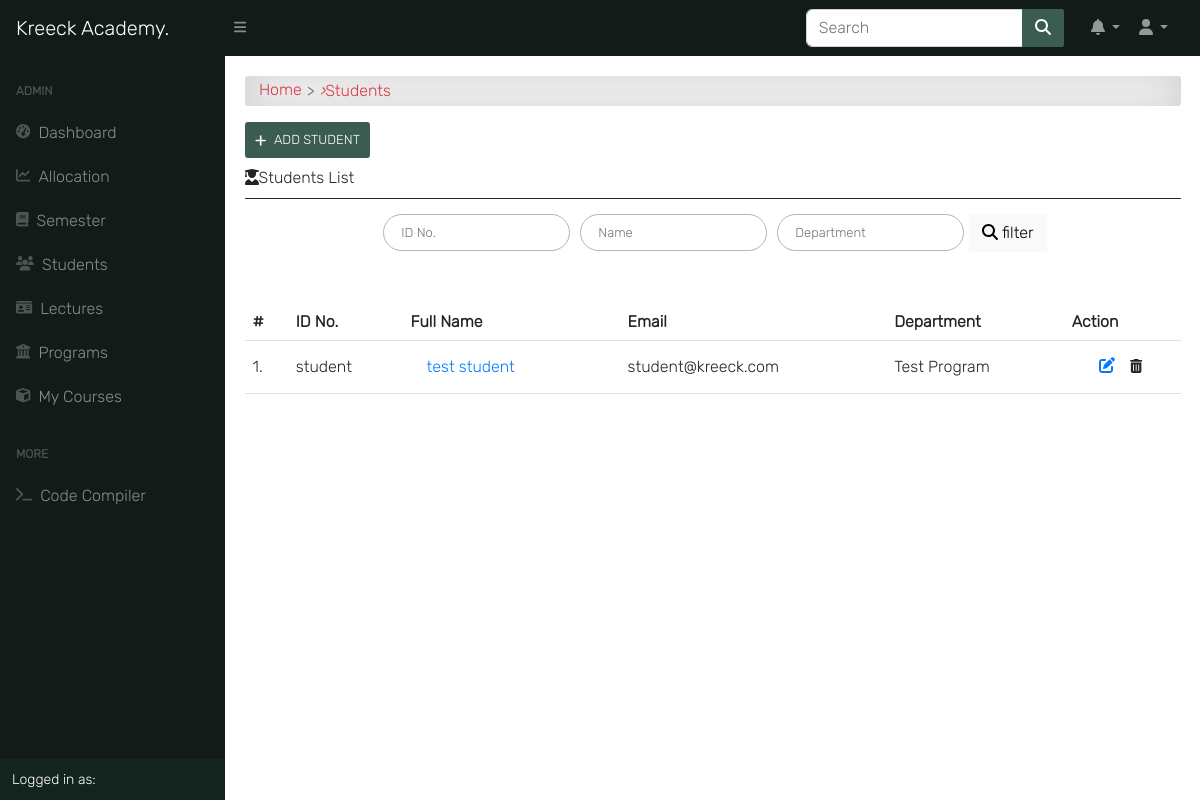
Page /auth/students/ (signed in) on the committed database.
### accounts/models.py (models this page shows, shortened)
class Student(models.Model):
    student = models.OneToOneField(User, on_delete=models.CASCADE)
    level = models.CharField(max_length=25, choices=LEVEL, null=True)
    department = models.ForeignKey(Program, on_delete=models.CASCADE, null=True)
    objects = StudentManager()

class User(AbstractUser):
    is_student = models.BooleanField(default=False)
    is_lecturer = models.BooleanField(default=False)
    is_parent = models.BooleanField(default=False)
    is_dep_head = models.BooleanField(default=False)
    phone = models.CharField(max_length=60, blank=True, null=True)
    address = models.CharField(max_length=60, blank=True, null=True)
    picture = models.ImageField(upload_to='profile_pictures/%y/%m/%d/', default='default.png', null=True)
    email = models.EmailField(blank=True, null=True)
    username_validator = ASCIIUsernameValidator()
    objects = UserManager()
    @property
    def get_full_name(self):
        full_name = self.username
        if self.first_name and self.last_name:
            full_name = self.first_name + " " + self.last_name
        return full_name

### course/models.py (models this page shows, shortened)
class Program(models.Model):
    title = models.CharField(max_length=150, unique=True)
    summary = models.TextField(null=True, blank=True)
    objects = ProgramManager()
    def __str__(self):
        return self.title

### accounts/views.py (the view)
# urls.py: path('students/', StudentListView.as_view(), name='student_list'),
@method_decorator([login_required, admin_required], name='dispatch')
class StudentListView(ListView):
    template_name = "accounts/student_list.html"
    paginate_by = 10  # if pagination is desired
    def get_queryset(self):
        queryset = Student.objects.all()
        query = self.request.GET.get('student_id')
        if query is not None:
            queryset = queryset.filter(Q(department=query))
        return queryset
    def get_context_data(self, **kwargs):
        context = super().get_context_data(**kwargs)
        context['title'] = "Students | Kreeck Academy"
        return context

### templates/accounts/student_list.html (shortened to what this page needs)
{% extends 'base.html' %}
{% block content %}
<div id="input-nav"><a href="{% url 'home' %}" class="primary1">Home</a> <i>&rsaquo;</i> Students</div>
{% if request.user.is_superuser %}
<a class="add-button" href="{% url 'add_student' %}"><i class="fas fa-plus"></i>Add Student</a>
{% endif %}
<div class="title"><i class="fas fa-user-graduate"></i>Students List</div>
<div class="title-line"></div>
<div class="content-center">
    <form class="search-form" action="" method="GET">
        <input class="au-input" type="text" id="student_id" name="student_id" placeholder="ID No." value="{{ request.GET.student_id }}"/>
        <input class="au-input" type="text" name="name" placeholder="Name" value="{{ request.GET.name }}"/>
        <input class="au-input" type="text" name="department" placeholder="Department" value="{{ request.GET.department }}"/>
        <button class="btn btn-light" type="submit">
            <i class="fas fa-search"></i> filter
        </button>
    </form>
</div>
<div class="table-responsive table-shadow table-light table-striped m-0 mt-5">
    <table class="table">
        <thead>
            <tr>
                <th>#</th>
                <th> ID No. </th>
                <th> Full Name </th>
                <th> Email </th>
                <th> Department </th>
                {% if request.user.is_superuser %}
                <th> Action </th>
                {% endif %}
            </tr>
        </thead>
        <tbody>
            {% for student in object_list %}
            <tr>
                <td> {{ forloop.counter }}.</td>
                <td>{{ student.student.username }} </td>
                <td><a href="{% url 'profile_single' student.student.id %}">{{ student.student.get_full_name }}</a></td>
                <td>{{ student.student.email }} </td>
                <td>{{ student.department }}</td>
                {% if request.user.is_superuser %}
                <td>
                    <div class="update-delete">
                        <a href="{% url 'student_edit' student.student.pk %}" class="update" title="Edit"><i class="fas fa-edit"></i></a>
                        <form action="{% url 'student_delete' student.pk %}">{% csrf_token %}
                            <button type="submit" class="btn btn-sm" title="Delete"><i class="fas fa-trash-alt"></i></button>
                        </form>
                    </div>
                </td>
                {% endif %}
            {% endfor %}
        </tbody>
    </table>
</div>
{% endblock content %}

### static/css/all.css (style rules this page uses)
.fa-plus:before { content: "\f067"; }
.fa-user-graduate:before { content: "\f501"; }

### static/css/style.css (style rules this page uses)
*, body { font-family: "Inter", sans-serif; }
body { background-color: #ffffff; }
.btn { border-radius: 2px; }
.table td, .table th { vertical-align: middle; }
.table tbody > tr > td > a { display: -webkit-box; display: -ms-flexbox; display: flex; color: #007bff; padding: 0.5rem 1rem; -webkit-transition: 0.2s; transition: 0.2s; }
.content-center { display: -webkit-box; display: -ms-flexbox; display: flex; -webkit-box-pack: center; -ms-flex-pack: center; justify-content: center; -ms-flex-wrap: wrap; flex-wrap: wrap; max-width: 1500px; }
.search-form { display: -webkit-box; display: -ms-flexbox; display: flex; -ms-flex-wrap: wrap; flex-wrap: wrap; -webkit-box-align: center; -ms-flex-align: center; align-items: center; }
.search-form input { margin: 5px; }
.au-input { display: -webkit-box; display: -ms-flexbox; display: flex; width: auto; line-height: 35px; border: 1.8px solid #adb5bd; font-family: inherit; font-size: 13px; color: #adb5bd; background: transparent; padding: 0 17px; border-radius: 100px; -webkit-transition: all 0.2s ease; transition: all 0.2s ease; }
#input-nav { display: -webkit-box; display: -ms-flexbox; display: flex; -ms-flex-wrap: wrap; flex-wrap: wrap; -webkit-box-align: center; -ms-flex-align: center; align-items: center; padding: 0.3rem 0.9rem; margin-bottom: 1rem; color: #dc3545; border-radius: 3px; background-color: #fff !important; -webkit-box-shadow: inset 0 0 2.5rem rgba(0, 0, 0, 0.2); box-shadow: inset 0 0 2.5rem rgba(0, 0, 0, 0.2); }
#input-nav a { color: #dc3545; }
#input-nav a::after { content: ">"; color: #666; margin: 0 5px; vertical-align: middle; }
a { color: #666; text-decoration: none; }
.update-delete { display: -webkit-box; display: -ms-flexbox; display: flex; -webkit-box-pack: center; -ms-flex-pack: center; justify-content: center; }
.update { display: -webkit-inline-box; display: -ms-inline-flexbox; display: inline-flex; margin-right: 1px; padding: 5px; color: #007bff; border-radius: 0.3em; -webkit-transition: 0.2s; transition: 0.2s; }
.add-button { display: -webkit-inline-box; display: -ms-inline-flexbox; display: inline-flex; -webkit-box-align: center; -ms-flex-align: center; align-items: center; text-transform: uppercase; text-align: center; background:#3b5d50; color: #fff; padding: 10px; margin-bottom: 10px; cursor: pointer; border-radius: 3px; -webkit-transition: 0.5s; transition: 0.5s; font-size: 13px; }
.add-button .fa-plus { margin-right: 8px; }
.title-line { height: 1px; background-color: #212529; border-radius: 2em; margin: 10px auto; }

### rows in the picture
Student: student.username "student", student.get_full_name "test student", student.email "student@kreeck.com", department "Test Program"
